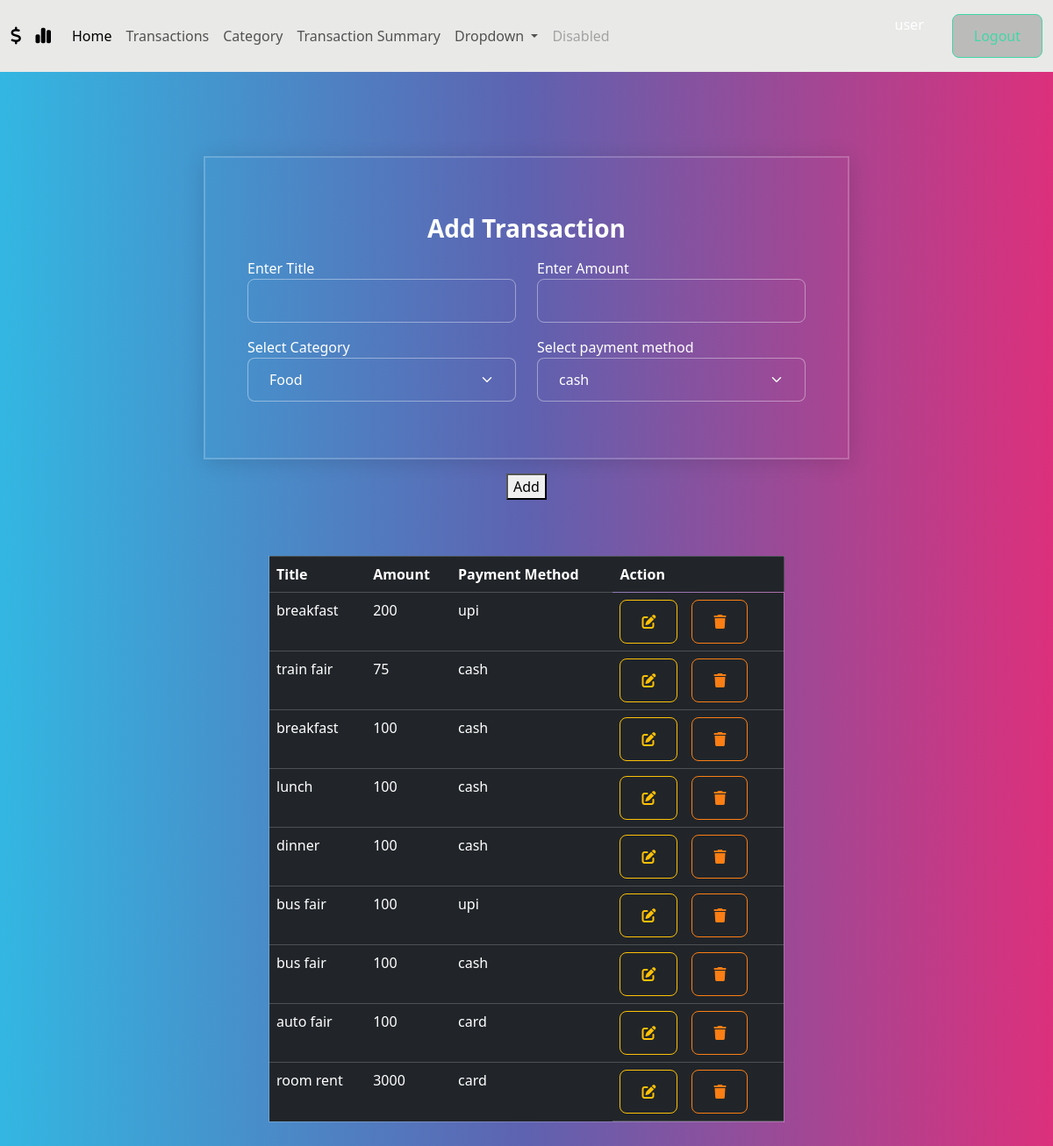
/transaction/add/ (signed in), run on the app's committed database.
### myapp/models.py (models this page shows, shortened)
class User(AbstractUser):
    phone=models.CharField(max_length=100,unique=True)

class Transactions(models.Model):
    title=models.CharField(max_length=200)
    amount=models.PositiveIntegerField()
    category_object=models.ForeignKey(Category,on_delete=models.CASCADE)
    payment_options=(
        ("cash","cash"),
        ("upi","upi"),
        ("card","card")
    )
    payment_method=models.CharField(max_length=200,choices=payment_options,default="cash")
    created_date=models.DateTimeField(auto_now_add=True)
    owner=models.ForeignKey(User,on_delete=models.CASCADE)

### myapp/views.py (the view, shortened to what this page needs)
# urls.py: path("transaction/add/",views.TransactionCreateView.as_view(),name="transaction-add"),
@method_decorator(signin_required,name="dispatch")
class TransactionCreateView(View):
    def get(self,request,*args, **kwargs):
        form_instance=TransactionsForm()
        cur_month=timezone.now().month
        cur_year=timezone.now().year
        categories=Category.objects.filter(owner=request.user)
        qs=Transactions.objects.filter(created_date__month=cur_month,created_date__year=cur_year,owner=request.user)
        return render(request,'transaction_add.html',{"form":form_instance,"transactions":qs,"categories":categories})

### myapp/forms.py
class TransactionsForm(forms.ModelForm):
    class Meta:
        model=Transactions
        fields=["title","amount","category_object","payment_method"]
        widgets={
            "title":forms.TextInput(attrs={"class":"form-control mb-2"}),
            "amount":forms.NumberInput(attrs={"class":"form-control mb-2"}),
            "category_object":forms.Select(attrs={"class":"form-control form-select mb-2"}),
            "payment_method":forms.Select(attrs={"class":"form-control form-select mb-2"}),
        }

### myapp/templates/transaction_add.html (shortened to what this page needs)
{%extends 'base.html'%}
{%block main_block%}
<div class="container">
    <div class="row mt-5">
        <div class="col-2"></div>
        <div class="col-8">
            <form action="" method="post" class="border border-2 p-4 shadow">
                <h3 class="text-center my-2">Add Transaction</h3>
                <div class="row">
                    <div class="col-6">
                        <label for="">Enter Title</label>
                        {{form.title}}
                    </div>
                    <div class="col-6">
                        <label for="">Enter Amount</label>
                        {{form.amount}}
                    </div>
                </div>
                    <div class="row">
                        <div class="col-6">
                            <label for="">Select Category</label>
                            <select name="category_object" id="" class="form-select">
                                {%for cat in categories%}
                                <option value="{{cat.id}}">{{cat.name}}</option>
                                {%endfor%}
                            </select>
                        </div>
                        <div class="col-6">
                            <label for="">Select payment method</label>
                            {{form.payment_method}}
                        </div>
                    </div>
                </div>
                    <center>
                        <button type="submit" class="my-2">Add</button>
                    </center>
                </div>
        </div>
    <div class="row">
        <div class="col-3"></div>
        <div class="col-6">
            <table class="table mt-4 border table-dark">
                <tr>
                    <th>Title</th>
                    <th>Amount</th>
                    <th>Payment Method</th>
                    <th>Action</th>
                </tr>
                {%for t in transactions%}
                <tr>
                    <td>{{t.title}}</td>
                    <td>{{t.amount}}</td>
                    <td>{{t.payment_method}}</td>
                    <td class="d-flex gap-2">
                        <a href="{%url 'transaction-edit' t.id%}" class="btn btn-outline-warning"><i class="fa-solid fa-pen-to-square"></i></a>
                        <a href="{%url 'transaction-remove' t.id%}" class="btn btn-outline-danger"><i class="fa-solid fa-trash"></i></a>
                    </td>
                </tr>
                {%endfor%}
            </table>
        </div>
        <div class="col-3"></div>
    </div>
{%endblock%}

### myapp/templates/base.html (shortened to what this page needs)
<!DOCTYPE html>
{%load static%}
<html lang="en">
<head>
    <link rel="stylesheet" href="https://cdnjs.cloudflare.com/ajax/libs/font-awesome/6.6.0/css/all.min.css" />
    <link rel="stylesheet" href="{%static 'css/bootstrap.min.css'%}">
</head>
<body>
    <nav class="navbar navbar-expand-lg navbar-light bg-light">
        <div class="container-fluid">
          <a class="navbar-brand d-flex gap-2" href="#"><i class="fa-solid fa-dollar-sign"></i><i class="fa-solid fa-chart-simple"></i></a>
          <div class="collapse navbar-collapse" id="navbarSupportedContent">
            <ul class="navbar-nav me-auto mb-2 mb-lg-0">
              <li class="nav-item">
                <a class="nav-link active" aria-current="page" href="{%url 'summary'%}">Home</a>
              </li>
              <li class="nav-item">
                <a class="nav-link" href="{%url 'transaction-add'%}">Transactions</a>
              </li>
              <li class="nav-item">
                <a class="nav-link" href="{%url 'category-add'%}">Category</a>
              </li>
              <li class="nav-item">
                <a class="nav-link" href="{%url 'transaction-summary'%}">Transaction Summary</a>
              </li>
              <li class="nav-item dropdown">
                <a class="nav-link dropdown-toggle" href="#" id="navbarDropdown" role="button" data-bs-toggle="dropdown" aria-expanded="false">
                  Dropdown
                </a>
              </li>
              <li class="nav-item">
                <a class="nav-link disabled" href="#" tabindex="-1" aria-disabled="true">Disabled</a>
              </li>
            </ul>
            <form class="d-flex gap-3">
              {{request.user}}
              <a href="{%url 'sign-out'%}" class="btn btn-outline-success" type="submit">Logout</a>
            </form>
          </div>
        </div>
      </nav>
      {%block main_block%}
      {%endblock%}
</body>
</html>

### data on the page
User: user "user"
Transactions: title "breakfast", amount "200", payment_method "upi"
Transactions: title "train fair", amount "75", payment_method "cash"
Transactions: title "breakfast", amount "100", payment_method "cash"
Transactions: title "lunch", amount "100", payment_method "cash"
Transactions: title "dinner", amount "100", payment_method "cash"
Transactions: title "bus fair", amount "100", payment_method "upi"
Transactions: title "bus fair", amount "100", payment_method "cash"
Transactions: title "auto fair", amount "100", payment_method "card"
Transactions: title "room rent", amount "3000", payment_method "card"

### other printed values
form field category_object "Food"
